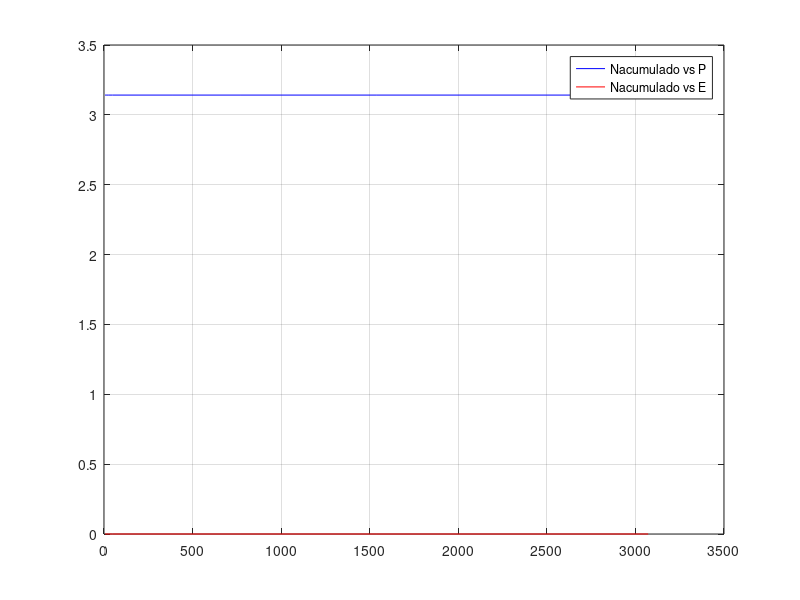

Here is the MATLAB script that generated this plot:
close all, clear all, clc
%Programa para implementar el algoritmo para obtener pi. Arquímedes.
A=1;
N=6;
c=1
for i=1:10;
    Nacumulado(c)=N
    N=2*N;
    A=((2-sqrt(4-A^2))^0.5);
    c=c+1
end
L=(N*A/2)
U=L/(sqrt(1-((A^2)/2)))
P=(U+L)/2
P1=[P P P P P P P P P P]
E=(U-L)/2
E1=[E E E E E E E E E E]
plot(Nacumulado, P1,'b')
hold on
plot(Nacumulado, E1, 'r')
legend('Nacumulado vs P','Nacumulado vs E');
grid on
